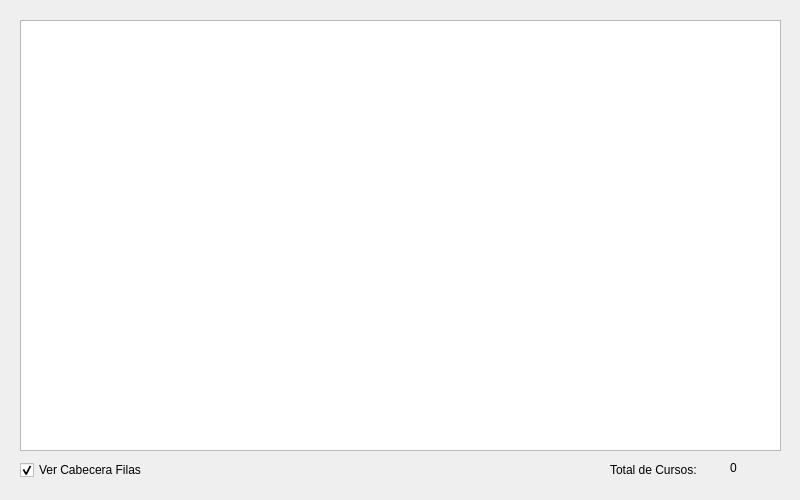
<?xml version="1.0" encoding="UTF-8"?>
<ui version="4.0">
 <class>dlgDemo39</class>
 <widget class="QDialog" name="dlgDemo39">
  <property name="geometry">
   <rect>
    <x>0</x>
    <y>0</y>
    <width>800</width>
    <height>500</height>
   </rect>
  </property>
  <property name="windowTitle">
   <string>Lista de Cursos con QTableView Personalizado</string>
  </property>
  <widget class="QTableView" name="tblCurso">
   <property name="geometry">
    <rect>
     <x>20</x>
     <y>20</y>
     <width>761</width>
     <height>431</height>
    </rect>
   </property>
  </widget>
  <widget class="QLabel" name="lblTotalMensaje">
   <property name="geometry">
    <rect>
     <x>610</x>
     <y>460</y>
     <width>111</width>
     <height>20</height>
    </rect>
   </property>
   <property name="text">
    <string>Total de Cursos:</string>
   </property>
  </widget>
  <widget class="QLabel" name="lblTotalRegistros">
   <property name="geometry">
    <rect>
     <x>730</x>
     <y>460</y>
     <width>55</width>
     <height>16</height>
    </rect>
   </property>
   <property name="text">
    <string>0</string>
   </property>
  </widget>
  <widget class="QCheckBox" name="chkVerCabeceraFilas">
   <property name="geometry">
    <rect>
     <x>20</x>
     <y>460</y>
     <width>141</width>
     <height>20</height>
    </rect>
   </property>
   <property name="text">
    <string>Ver Cabecera Filas</string>
   </property>
   <property name="checked">
    <bool>true</bool>
   </property>
  </widget>
 </widget>
 <resources/>
 <connections/>
</ui>
